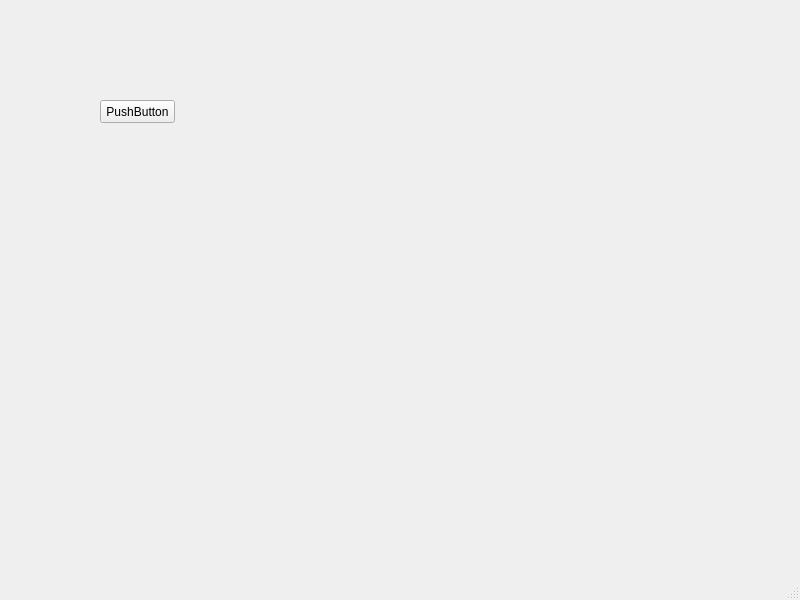
<?xml version="1.0" encoding="UTF-8"?>
<ui version="4.0">
 <class>MainWindow</class>
 <widget class="QMainWindow" name="MainWindow">
  <property name="geometry">
   <rect>
    <x>0</x>
    <y>0</y>
    <width>800</width>
    <height>600</height>
   </rect>
  </property>
  <property name="windowTitle">
   <string>MainWindow</string>
  </property>
  <widget class="QWidget" name="centralwidget">
   <widget class="QPushButton" name="pushButton">
    <property name="geometry">
     <rect>
      <x>100</x>
      <y>100</y>
      <width>75</width>
      <height>23</height>
     </rect>
    </property>
    <property name="text">
     <string>PushButton</string>
    </property>
   </widget>
  </widget>
  <widget class="QMenuBar" name="menubar">
   <property name="geometry">
    <rect>
     <x>0</x>
     <y>0</y>
     <width>800</width>
     <height>23</height>
    </rect>
   </property>
  </widget>
  <widget class="QStatusBar" name="statusbar"/>
 </widget>
 <resources/>
 <connections/>
</ui>
